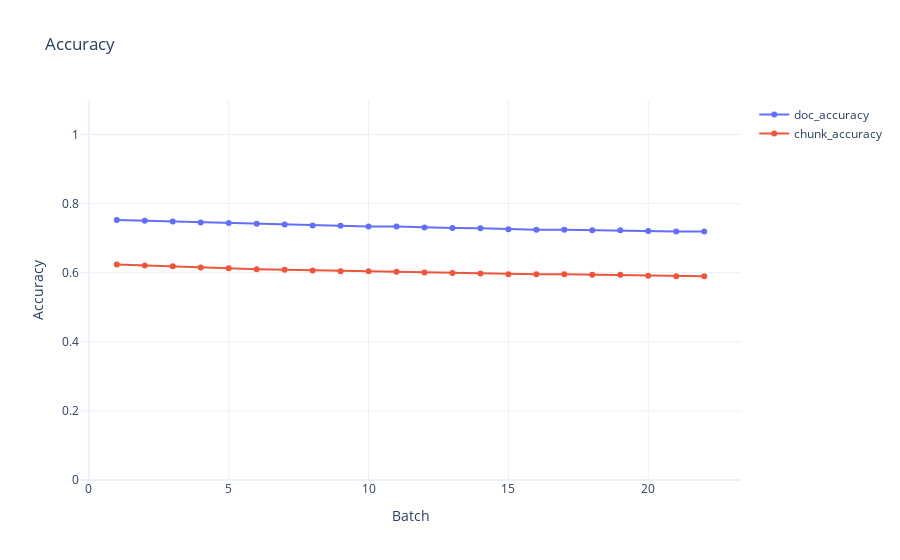
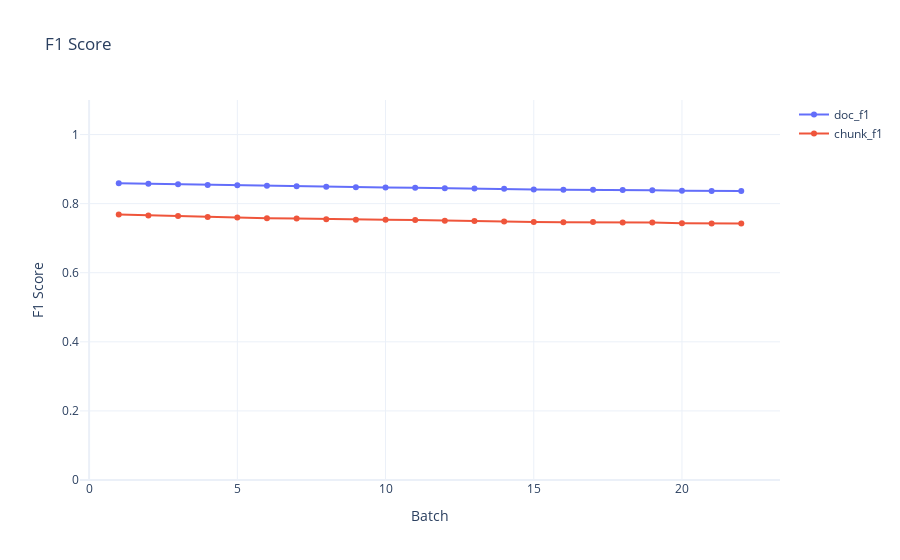
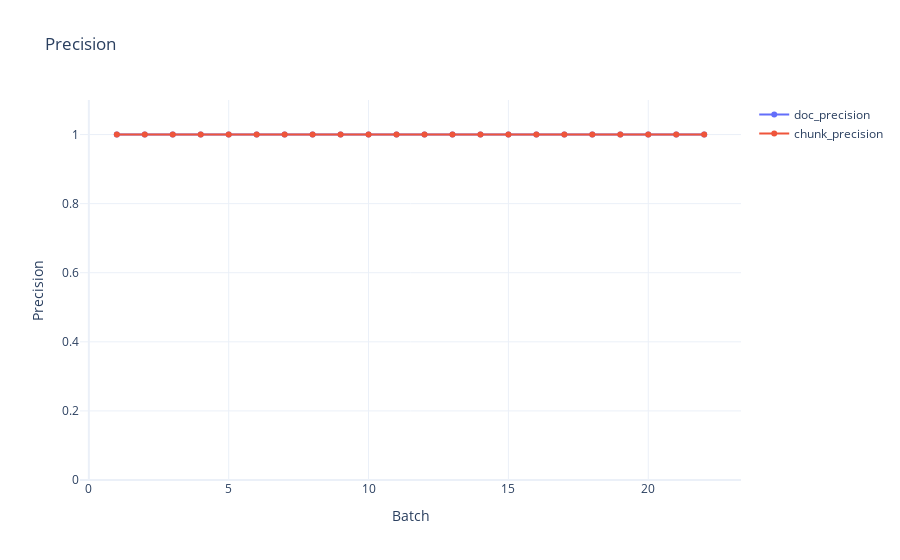
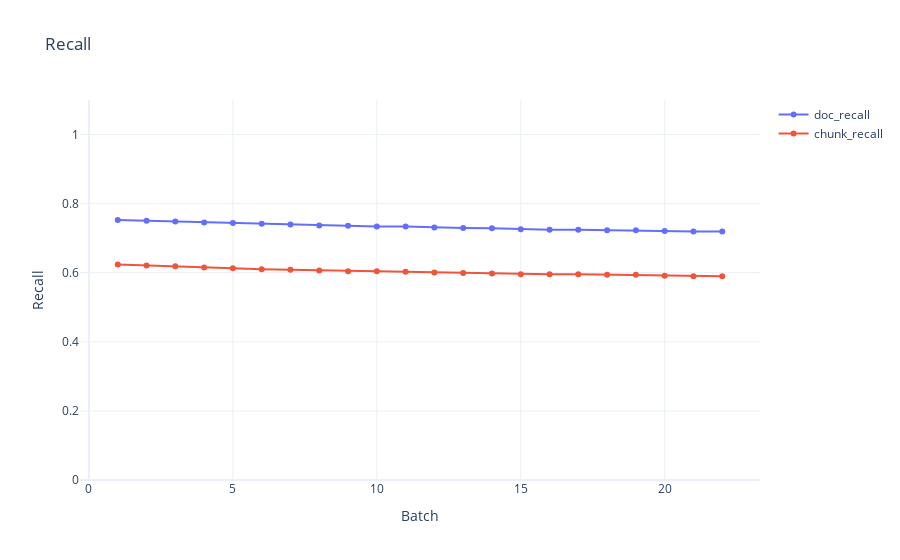

The cell these charts' notebook holds for them, in order:
### Code cell
groups = {
    "Accuracy": ["doc_accuracy", "chunk_accuracy"],
    "F1 Score": ["doc_f1", "chunk_f1"],
    "Precision": ["doc_precision", "chunk_precision"],
    "Recall": ["doc_recall", "chunk_recall"],
    "Correct chunk accuracy": ["correct_chunk_accuracy"],
}

for title, keys in groups.items():
    fig = go.Figure()

    for key in keys:
        fig.add_trace(go.Scatter(
            x=df['batch'],
            y=df['metrics'].apply(lambda m: m.get(key)),
            mode='lines+markers',
            name=key
        ))

    fig.update_layout(
        title=title,
        xaxis_title='Batch',
        yaxis_title=title,
        template='plotly_white'
    )
    fig.update_yaxes(range=[0, 1.1])
    fig.show()

### Figure 1 — Plotly figure (JSON) as saved in the notebook; plotly's stock layout.template omitted (floating-point values rounded to 4 significant figures)
{"data": [{"mode": "lines+markers", "name": "doc_accuracy", "type": "scatter", "x": [1, 2, 3, 4, 5, 6, 7, 8, 9, 10, 11, 12, 13, 14, 15, 16, 17, 18, 19, 20, 21, 22], "y": [0.7526, 0.7504, 0.7481, 0.7456, 0.7438, 0.7416, 0.7393, 0.7369, 0.7358, 0.7341, 0.7335, 0.731, 0.7297, 0.7287, 0.7256, 0.7246, 0.7247, 0.723, 0.7227, 0.7207, 0.7193, 0.7193]}, {"mode": "lines+markers", "name": "chunk_accuracy", "type": "scatter", "x": [1, 2, 3, 4, 5, 6, 7, 8, 9, 10, 11, 12, 13, 14, 15, 16, 17, 18, 19, 20, 21, 22], "y": [0.6238, 0.6206, 0.6187, 0.6149, 0.6129, 0.6102, 0.6087, 0.6063, 0.6046, 0.6039, 0.6031, 0.6008, 0.5994, 0.598, 0.5957, 0.5954, 0.5958, 0.5942, 0.5939, 0.5916, 0.5901, 0.5901]}], "layout": {"title": {"text": "Accuracy"}, "xaxis": {"title": {"text": "Batch"}}, "yaxis": {"range": [0, 1.1], "title": {"text": "Accuracy"}}}}

### Figure 2 — Plotly figure (JSON) as saved in the notebook; plotly's stock layout.template omitted (floating-point values rounded to 4 significant figures)
{"data": [{"mode": "lines+markers", "name": "doc_f1", "type": "scatter", "x": [1, 2, 3, 4, 5, 6, 7, 8, 9, 10, 11, 12, 13, 14, 15, 16, 17, 18, 19, 20, 21, 22], "y": [0.8589, 0.8574, 0.8559, 0.8542, 0.8531, 0.8516, 0.8501, 0.8485, 0.8478, 0.8467, 0.8463, 0.8446, 0.8437, 0.8431, 0.841, 0.8403, 0.8404, 0.8392, 0.839, 0.8377, 0.8367, 0.8368]}, {"mode": "lines+markers", "name": "chunk_f1", "type": "scatter", "x": [1, 2, 3, 4, 5, 6, 7, 8, 9, 10, 11, 12, 13, 14, 15, 16, 17, 18, 19, 20, 21, 22], "y": [0.7683, 0.7659, 0.7644, 0.7615, 0.76, 0.7579, 0.7568, 0.7549, 0.7536, 0.7531, 0.7524, 0.7507, 0.7495, 0.7485, 0.7466, 0.7464, 0.7467, 0.7455, 0.7452, 0.7434, 0.7422, 0.7422]}], "layout": {"title": {"text": "F1 Score"}, "xaxis": {"title": {"text": "Batch"}}, "yaxis": {"range": [0, 1.1], "title": {"text": "F1 Score"}}}}

### Figure 3 — Plotly figure (JSON) as saved in the notebook; plotly's stock layout.template omitted (floating-point values rounded to 4 significant figures)
{"data": [{"mode": "lines+markers", "name": "doc_precision", "type": "scatter", "x": [1, 2, 3, 4, 5, 6, 7, 8, 9, 10, 11, 12, 13, 14, 15, 16, 17, 18, 19, 20, 21, 22], "y": [1.0, 1.0, 1.0, 1.0, 1.0, 1.0, 1.0, 1.0, 1.0, 1.0, 1.0, 1.0, 1.0, 1.0, 1.0, 1.0, 1.0, 1.0, 1.0, 1.0, 1.0, 1.0]}, {"mode": "lines+markers", "name": "chunk_precision", "type": "scatter", "x": [1, 2, 3, 4, 5, 6, 7, 8, 9, 10, 11, 12, 13, 14, 15, 16, 17, 18, 19, 20, 21, 22], "y": [1.0, 1.0, 1.0, 1.0, 1.0, 1.0, 1.0, 1.0, 1.0, 1.0, 1.0, 1.0, 1.0, 1.0, 1.0, 1.0, 1.0, 1.0, 1.0, 1.0, 1.0, 1.0]}], "layout": {"title": {"text": "Precision"}, "xaxis": {"title": {"text": "Batch"}}, "yaxis": {"range": [0, 1.1], "title": {"text": "Precision"}}}}

### Figure 4 — Plotly figure (JSON) as saved in the notebook; plotly's stock layout.template omitted (floating-point values rounded to 4 significant figures)
{"data": [{"mode": "lines+markers", "name": "doc_recall", "type": "scatter", "x": [1, 2, 3, 4, 5, 6, 7, 8, 9, 10, 11, 12, 13, 14, 15, 16, 17, 18, 19, 20, 21, 22], "y": [0.7526, 0.7504, 0.7481, 0.7456, 0.7438, 0.7416, 0.7393, 0.7369, 0.7358, 0.7341, 0.7335, 0.731, 0.7297, 0.7287, 0.7256, 0.7246, 0.7247, 0.723, 0.7227, 0.7207, 0.7193, 0.7193]}, {"mode": "lines+markers", "name": "chunk_recall", "type": "scatter", "x": [1, 2, 3, 4, 5, 6, 7, 8, 9, 10, 11, 12, 13, 14, 15, 16, 17, 18, 19, 20, 21, 22], "y": [0.6238, 0.6206, 0.6187, 0.6149, 0.6129, 0.6102, 0.6087, 0.6063, 0.6046, 0.6039, 0.6031, 0.6008, 0.5994, 0.598, 0.5957, 0.5954, 0.5958, 0.5942, 0.5939, 0.5916, 0.5901, 0.5901]}], "layout": {"title": {"text": "Recall"}, "xaxis": {"title": {"text": "Batch"}}, "yaxis": {"range": [0, 1.1], "title": {"text": "Recall"}}}}
